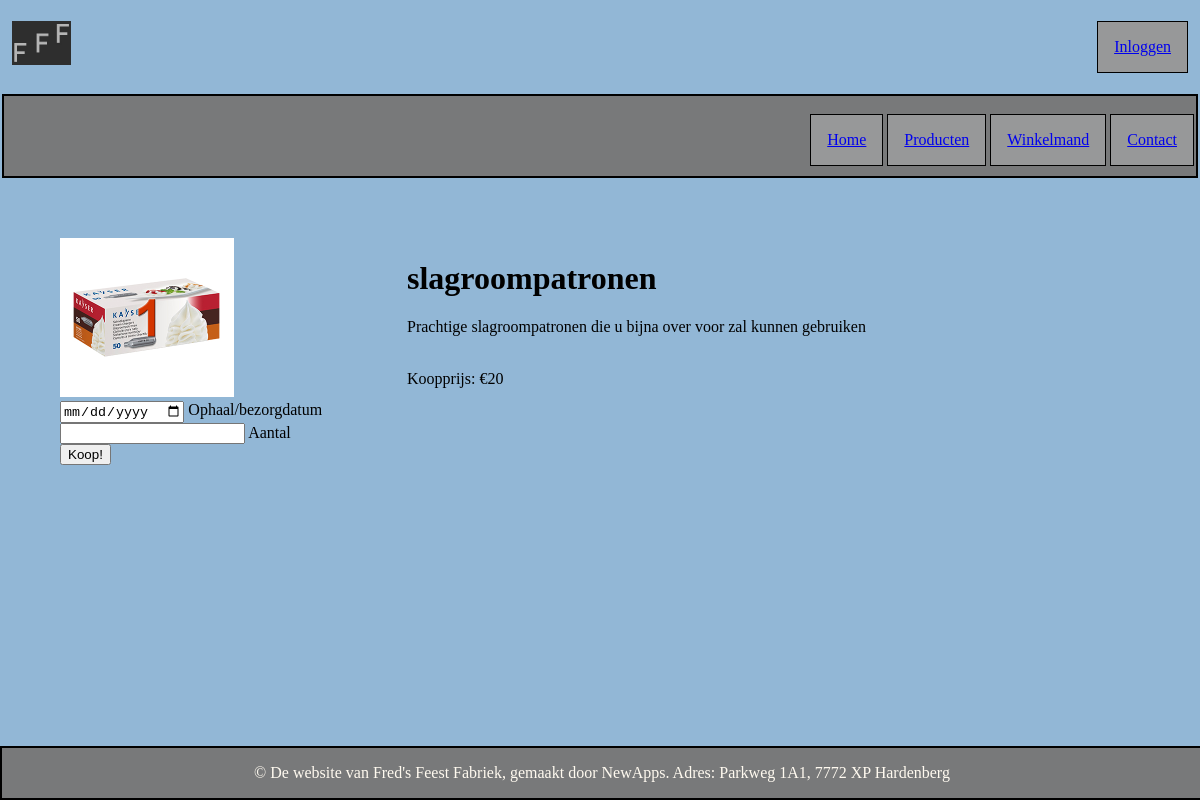
The page /articlePage.php?id=4 on the database its author committed.
### tables this page shows
CREATE TABLE `product` (
  `productID` int(11) NOT NULL,
  `artikel_categorieID` int(11) NOT NULL,
  `afbeelding` text NOT NULL,
  `naam` varchar(254) NOT NULL,
  `beschrijving` mediumtext NOT NULL,
  `prijs` int(11) DEFAULT NULL,
  `prijsDag` int(11) DEFAULT NULL,
  `prijsWeek` int(11) DEFAULT NULL,
  `onderhoud` tinyint(4) NOT NULL
);

### articlePage.php (called while the page is built)
<?php
include_once('header.php');
include_once('pageIncludes/articleContent.php');
include_once('footer.php');

### pageIncludes/articleContent.php (the view, shortened to what this page needs)
<!DOCTYPE html>
<html lang="nl">
<head>
    <link rel="stylesheet" href="./css/article.css">
</head>
<body>
<div id="page-wrapper">
<?php
$query = "SELECT * FROM product WHERE productID = ?";
$stmt = $db->prepare($query);
$stmt->execute(array($_GET['id']));
$products = $stmt->fetch();
        echo '<div class="productAfbeelding"><img src="'.$products['afbeelding'].'" alt="Productafbeelding">';
        echo '<br>';
        echo '<form method="post"><div class="reserveren">';
        if ($products['onderhoud'] == 1){
            echo '<p> Product zit in onderhoud. </p>';
        }
        elseif ($products['prijs'] === NULL) {
            echo '<input class="startDate" type="date" name="startDate"> Begin Datum  &nbsp';
            echo '<input class="endDate" type="date" name="endDate"> Eind Datum<br>';
            echo '<input class="amount" type="number" name="amount"> Aantal<br>';
            echo '<input type="submit" name="submit" id="submit" value="Reserveer!">';
        }else {
            echo '<input class="startDate" type="date" name="startDate"> Ophaal/bezorgdatum<br>';
            echo '<input class="amount" type="number" name="amount"> Aantal<br>';
            echo '<input type="submit" name="submit" id="submit" value="Koop!">';
        }
        echo '</form></div></div>';
        echo '<div class="descBox">';
        echo '<h1>'. $products['naam'] .'</h1>';
        echo '<p>'.$products['beschrijving'] .'</p>';
        echo '<br>';
        if ($products['prijs'] === NULL){
            echo '<br>';
            echo 'Prijs per dag: €' . $products['prijsDag']/100;
            echo '<br>';
            echo 'Prijs per week: €' . $products['prijsWeek']/100;
            echo '<br>';
        } else{
            echo 'Koopprijs: €' . $products['prijs']/100;
            echo '<br><br><br>';
        }
        echo '</div>';
?>
</body>
</html>

### css/header.css (style rules this page uses)
body { background-color: #92b7d6; }
img { max-width: 50%; height: auto; }

### css/article.css (style rules this page uses)
#page-wrapper { display: flex; flex-direction: row; margin-top: 5%; }
.productAfbeelding { max-width: 40%; margin-left: 5%; }

### css/footer.css (style rules this page uses)
body { width: 100%; margin: 0 auto; }

### rows shown on the page
product: afbeelding (picture), naam "slagroompatronen", beschrijving "Prachtige slagroompatronen die u bijna over voor zal kunnen gebruiken", $products['prijs']/100 "20"
